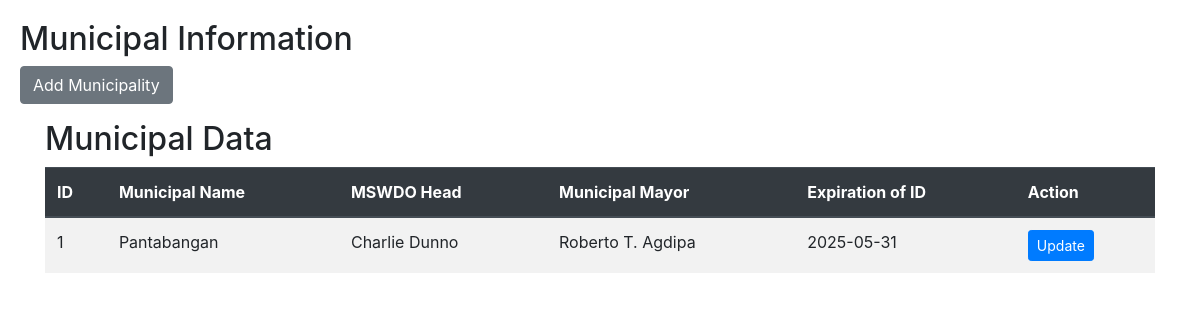
/view_municipal.php, run on the app's committed database.
### tables this page shows
CREATE TABLE `municipal_info` (
  `id` int(11) NOT NULL,
  `municipal_name` varchar(255) NOT NULL,
  `mswdo_head` varchar(255) NOT NULL,
  `municipal_mayor` varchar(255) NOT NULL,
  `expiration_of_id` date DEFAULT NULL
);

### view_municipal.php (the view, shortened to what this page needs)
<!DOCTYPE html>
<html lang="en">
<head>
    <link href="https://maxcdn.bootstrapcdn.com/bootstrap/4.5.2/css/bootstrap.min.css" rel="stylesheet">
</head>
<body>
   <h2> Municipal Information</h2>
<a href="add_municipal.php" class="btn btn-secondary mb-3">Add Municipality</a>
<div class="container">
    <?php
    require_once('db_conn.php');
    $query = "SELECT * FROM municipal_info";
    $result = $conn->query($query);
    if ($result->num_rows > 0) {
        echo "<h2>Municipal Data</h2>";
        echo "<table class='table table-striped'>";
        echo "<thead class='thead-dark'><tr><th>ID</th><th>Municipal Name</th><th>MSWDO Head</th><th>Municipal Mayor</th><th>Expiration of ID</th><th>Action</th></tr></thead>";
        echo "<tbody>";
        while ($row = $result->fetch_assoc()) {
            echo "<tr><td>{$row['id']}</td><td>{$row['municipal_name']}</td><td>{$row['mswdo_head']}</td><td>{$row['municipal_mayor']}</td><td>{$row['expiration_of_id']}</td><td>";
            echo "<form action='edit_municipal.php' method='post' style='display: inline;'>";
            echo "<button type='submit' class='btn btn-primary btn-sm'>Update</button>";
            echo "</form>";
            echo "</td></tr>";
        }
        echo "</tbody></table>";
    } else {
        echo "<div class='alert alert-warning' role='alert'>No municipal data found.</div>";
    }
    ?>
</div>
</body>
</html>

### view_municipal.php (style rules this page uses)
body { padding: 20px; }

### data on the page
municipal_info: id "1", municipal_name "Pantabangan", mswdo_head "Charlie Dunno", municipal_mayor "Roberto T. Agdipa", expiration_of "2025-05-31"
